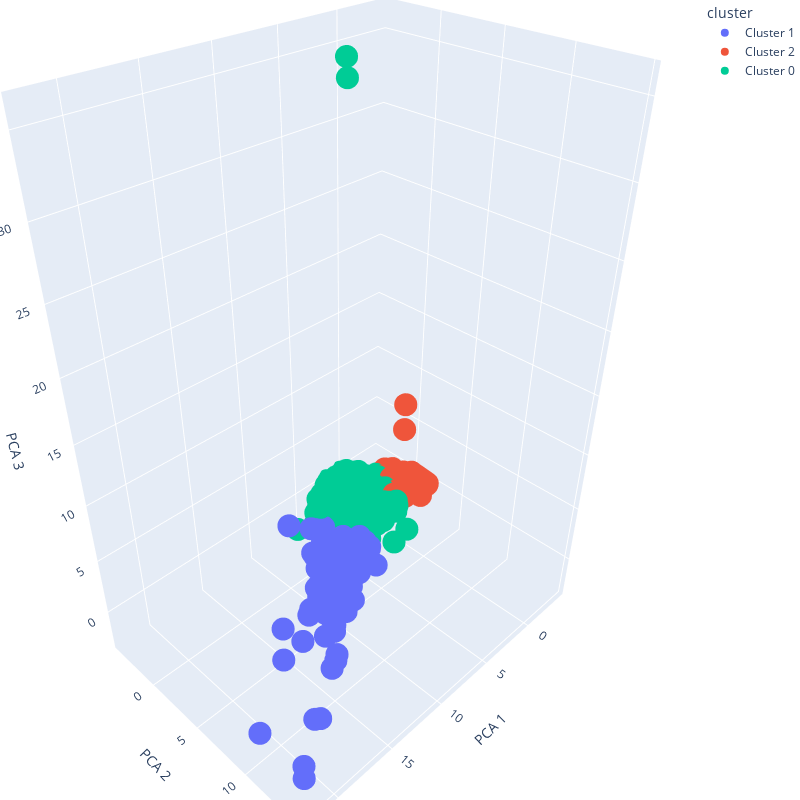

Notebook source saved alongside this figure:
### Code cell
import plotly.express as px

# Standardize the data to have a mean of ~0 and a variance of 1
X_std = StandardScaler().fit_transform(numerical_df)

# Create a PCA instance: pca
pca = PCA(n_components=3)
principalComponents = pca.fit_transform(X_std)

# Save components to a DataFrame
PCA_components = pd.DataFrame(principalComponents, columns=['pca1', 'pca2', 'pca3'])

# df.head()

# Concatenate the DataFrames
df_final = pd.concat([PCA_components, df], axis=1)



# Create a KMeans instance with 3 clusters: model
inercia = []
for k in range(1, 11):
  model = KMeans(n_clusters=k, n_init=10)
  # dont show output
  model.fit(X_std, y=None)
  inercia.append(model.inertia_)

plt.plot(range(1, 11), inercia, marker='o')
plt.title('Elbow Method for Optimal k')
plt.xlabel('Number of Clusters (k)')
plt.ylabel('Inertia')
plt.show()


# Create a KMeans model with 3 clusters: model
model = KMeans(n_clusters=3, n_init=10)

# Use fit_predict to fit model and obtain cluster labels: labels
labels = model.fit_predict(X_std)

# Create a DataFrame with labels and species as columns: df

df_final['cluster'] = 'Cluster ' + pd.Series(labels).astype(str)
df_final.head()

# See cluster with pca

fig = px.scatter_3d(df_final, x='pca1', y='pca2', z='pca3', color='cluster')
# increase the graph size
fig.update_layout(
  title='Clusters',
  scene=dict(
      xaxis=dict(title='PCA 1'),
      yaxis=dict(title='PCA 2'),
      zaxis=dict(title='PCA 3')
  ),
  margin=dict(l=0, r=0, b=0, t=0),
  height=800,
  width=800
)
fig.show()

### Figure 1 — Plotly figure (JSON) as saved in the notebook; plotly's stock layout.template omitted (floating-point values rounded to 4 significant figures; data arrays with more than 128 entries replaced by an {"elided": "..."} marker saying what was removed)
{"data": [{"hovertemplate": "cluster=Cluster 1<br>pca1=%{x}<br>pca2=%{y}<br>pca3=%{z}<extra></extra>", "legendgroup": "Cluster 1", "marker": {"color": "#636efa", "symbol": "circle"}, "mode": "markers", "name": "Cluster 1", "scene": "scene", "showlegend": true, "type": "scatter3d", "x": [11.06, 7.74, 6.901, 11.35, 13.93, 5.602, 6.28, 10.58, 7.371, 10.8, 14.48, 15.03, 6.635, 8.188, 8.237, 9.093, 9.093, 8.199, 7.618, 22.27, 21.49, 18.59, 11.46, 9.054, 5.888, 9.008, 8.813, 6.128, 10.67, 5.46, 7.927, 8.928, 6.58, 5.279, 18.85, 13.99, 12.45, 11.04, 9.774, 7.682, 7.694, 6.779, 6.986, 8.504, 8.48, 7.753, 13.23, 12.09, 6.698, 7.071, 5.475, 6.613, 14.8, 8.69, 6.786, 5.934, 7.677, 9.332, 5.223, 5.506, 6.236, 12.11, 6.401, 6.277, 6.02, 9.594, 12.85, 5.836, 11.76, 10.93, 11.26, 5.65, 8.559, 21.81, 11.21, 10.18, 17.66, 8.299, 15.35, 6.721, 7.394, 6.216, 7.177, 7.362, 7.742], "y": [4.281, 3.497, 3.075, 5.469, 9.099, 4.159, 5.511, 3.762, 4.461, 6.852, 9.544, 9.751, 3.141, 4.363, 5.063, 5.542, 5.542, 4.723, 5.055, 14.77, 13.9, 12.36, 6.451, 5.34, 2.852, 5.608, 4.922, 4.048, 6.104, 2.9, 3.903, 5.142, 3.921, 3.879, 12.09, 8.048, 7.379, 6.116, 4.182, 1.195, -0.06387, 0.3807, 0.1931, 1.158, 2.509, 3.3, 5.564, 4.504, 3.372, 3.082, 2.74, 1.202, 4.53, 3.159, 2.204, 1.635, 3.73, 4.465, 2.738, 3.607, 3.549, 6.818, 2.77, 2.167, 1.849, 5.658, 7.765, 3.056, 5.688, 4.962, 5.102, 3.27, -1.638, 10.16, 4.209, 3.228, 7.881, 0.7182, 7.23, 4.035, 1.312, 1.134, 2.262, 1.893, 3.128], "z": [-0.6282, 0.1944, 0.4584, -0.1913, -0.5619, 0.3818, 0.04647, -0.2624, 0.4866, -0.4571, -0.3317, -0.4845, 0.5037, 0.3327, -2.573, 1.947, 1.947, 1.449, -0.13, 0.08549, -0.4157, -0.005794, 1.562, -0.09678, 0.2145, -0.1248, -0.303, 0.4757, 0.1139, 0.4454, -0.5716, -0.6687, -0.2991, 0.1542, -0.08803, 0.4916, -0.1325, 0.3446, -0.04226, 0.5254, 0.9898, 0.8499, 0.2027, -0.484, -0.2851, -0.7772, 0.05264, -1.052, 0.07234, 0.3537, -0.4234, -0.8282, -0.9572, 0.04983, -0.2763, 0.1539, -1.19, -0.7642, 0.4112, 0.6434, -0.002379, -0.3757, 0.5144, -0.7666, -0.3585, 0.07717, -0.163, -0.306, -0.7926, -0.8934, -0.579, -0.1882, 0.8301, -0.5195, 0.282, 0.8507, 0.9979, -0.6213, 0.4008, -0.1434, -0.6091, -0.3973, -0.8472, -0.7643, -0.5894]}, {"hovertemplate": "cluster=Cluster 2<br>pca1=%{x}<br>pca2=%{y}<br>pca3=%{z}<extra></extra>", "legendgroup": "Cluster 2", "marker": {"color": "#EF553B", "symbol": "circle"}, "mode": "markers", "name": "Cluster 2", "scene": "scene", "showlegend": true, "type": "scatter3d", "x": {"elided": "770 float values"}, "y": {"elided": "770 float values"}, "z": {"elided": "770 float values"}}, {"hovertemplate": "cluster=Cluster 0<br>pca1=%{x}<br>pca2=%{y}<br>pca3=%{z}<extra></extra>", "legendgroup": "Cluster 0", "marker": {"color": "#00cc96", "symbol": "circle"}, "mode": "markers", "name": "Cluster 0", "scene": "scene", "showlegend": true, "type": "scatter3d", "x": {"elided": "918 float values"}, "y": {"elided": "918 float values"}, "z": {"elided": "918 float values"}}], "layout": {"height": 800, "legend": {"title": {"text": "cluster"}, "tracegroupgap": 0}, "margin": {"b": 0, "l": 0, "r": 0, "t": 0}, "scene": {"domain": {"x": [0, 1], "y": [0, 1]}, "xaxis": {"title": {"text": "PCA 1"}}, "yaxis": {"title": {"text": "PCA 2"}}, "zaxis": {"title": {"text": "PCA 3"}}}, "title": {"text": "Clusters"}, "width": 800}}
